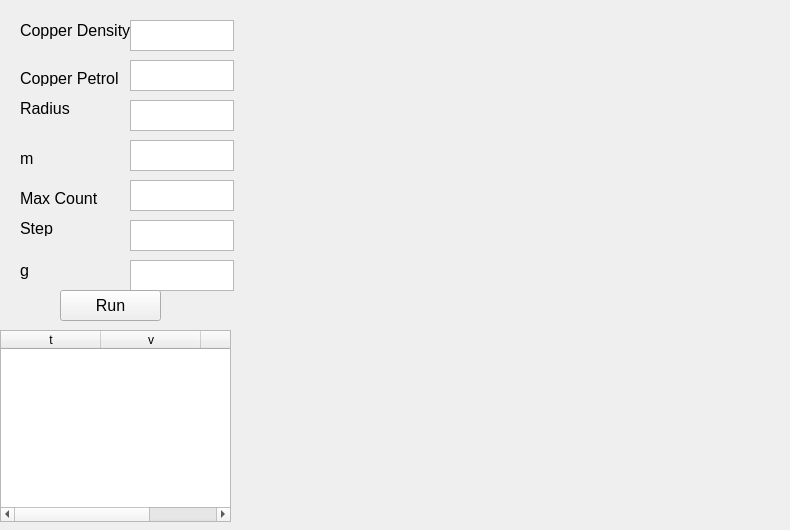
<?xml version="1.0" encoding="UTF-8"?>
<ui version="4.0">
 <class>Form</class>
 <widget class="QWidget" name="Form">
  <property name="geometry">
   <rect>
    <x>0</x>
    <y>0</y>
    <width>790</width>
    <height>530</height>
   </rect>
  </property>
  <property name="windowTitle">
   <string>Form</string>
  </property>
  <widget class="QTextEdit" name="txtCopper">
   <property name="geometry">
    <rect>
     <x>130</x>
     <y>20</y>
     <width>104</width>
     <height>31</height>
    </rect>
   </property>
  </widget>
  <widget class="QTextEdit" name="txtRadius">
   <property name="geometry">
    <rect>
     <x>130</x>
     <y>100</y>
     <width>104</width>
     <height>31</height>
    </rect>
   </property>
  </widget>
  <widget class="QTextEdit" name="txtPetrol">
   <property name="geometry">
    <rect>
     <x>130</x>
     <y>60</y>
     <width>104</width>
     <height>31</height>
    </rect>
   </property>
  </widget>
  <widget class="QTextEdit" name="txtM">
   <property name="geometry">
    <rect>
     <x>130</x>
     <y>140</y>
     <width>104</width>
     <height>31</height>
    </rect>
   </property>
  </widget>
  <widget class="QTextEdit" name="txtCount">
   <property name="geometry">
    <rect>
     <x>130</x>
     <y>180</y>
     <width>104</width>
     <height>31</height>
    </rect>
   </property>
  </widget>
  <widget class="QTextEdit" name="txtStep">
   <property name="geometry">
    <rect>
     <x>130</x>
     <y>220</y>
     <width>104</width>
     <height>31</height>
    </rect>
   </property>
  </widget>
  <widget class="QTextEdit" name="txtG">
   <property name="geometry">
    <rect>
     <x>130</x>
     <y>260</y>
     <width>104</width>
     <height>31</height>
    </rect>
   </property>
  </widget>
  <widget class="QLabel" name="label">
   <property name="geometry">
    <rect>
     <x>20</x>
     <y>20</y>
     <width>111</width>
     <height>21</height>
    </rect>
   </property>
   <property name="font">
    <font>
     <pointsize>12</pointsize>
    </font>
   </property>
   <property name="text">
    <string>Copper Density</string>
   </property>
  </widget>
  <widget class="QLabel" name="label_2">
   <property name="geometry">
    <rect>
     <x>20</x>
     <y>70</y>
     <width>111</width>
     <height>16</height>
    </rect>
   </property>
   <property name="font">
    <font>
     <pointsize>12</pointsize>
    </font>
   </property>
   <property name="text">
    <string>Copper Petrol</string>
   </property>
  </widget>
  <widget class="QLabel" name="label_3">
   <property name="geometry">
    <rect>
     <x>20</x>
     <y>100</y>
     <width>91</width>
     <height>16</height>
    </rect>
   </property>
   <property name="font">
    <font>
     <pointsize>12</pointsize>
    </font>
   </property>
   <property name="text">
    <string>Radius</string>
   </property>
  </widget>
  <widget class="QTableWidget" name="table">
   <property name="geometry">
    <rect>
     <x>0</x>
     <y>330</y>
     <width>231</width>
     <height>192</height>
    </rect>
   </property>
   <column>
    <property name="text">
     <string>t</string>
    </property>
   </column>
   <column>
    <property name="text">
     <string>v</string>
    </property>
   </column>
   <column>
    <property name="text">
     <string>h</string>
    </property>
   </column>
  </widget>
  <widget class="QLabel" name="label_4">
   <property name="geometry">
    <rect>
     <x>20</x>
     <y>150</y>
     <width>91</width>
     <height>16</height>
    </rect>
   </property>
   <property name="font">
    <font>
     <pointsize>12</pointsize>
    </font>
   </property>
   <property name="text">
    <string>m</string>
   </property>
  </widget>
  <widget class="QLabel" name="label_5">
   <property name="geometry">
    <rect>
     <x>20</x>
     <y>190</y>
     <width>91</width>
     <height>16</height>
    </rect>
   </property>
   <property name="font">
    <font>
     <pointsize>12</pointsize>
    </font>
   </property>
   <property name="text">
    <string>Max Count</string>
   </property>
  </widget>
  <widget class="QLabel" name="label_6">
   <property name="geometry">
    <rect>
     <x>20</x>
     <y>220</y>
     <width>91</width>
     <height>16</height>
    </rect>
   </property>
   <property name="font">
    <font>
     <pointsize>12</pointsize>
    </font>
   </property>
   <property name="text">
    <string>Step</string>
   </property>
  </widget>
  <widget class="QLabel" name="label_7">
   <property name="geometry">
    <rect>
     <x>20</x>
     <y>260</y>
     <width>91</width>
     <height>21</height>
    </rect>
   </property>
   <property name="font">
    <font>
     <pointsize>12</pointsize>
    </font>
   </property>
   <property name="text">
    <string>g</string>
   </property>
  </widget>
  <widget class="QPushButton" name="btnRun">
   <property name="geometry">
    <rect>
     <x>60</x>
     <y>290</y>
     <width>101</width>
     <height>31</height>
    </rect>
   </property>
   <property name="font">
    <font>
     <pointsize>12</pointsize>
    </font>
   </property>
   <property name="text">
    <string>Run</string>
   </property>
  </widget>
  <widget class="QWidget" name="verticalLayoutWidget">
   <property name="geometry">
    <rect>
     <x>270</x>
     <y>20</y>
     <width>511</width>
     <height>491</height>
    </rect>
   </property>
   <layout class="QVBoxLayout" name="verticalLayout"/>
  </widget>
 </widget>
 <resources/>
 <connections/>
</ui>
